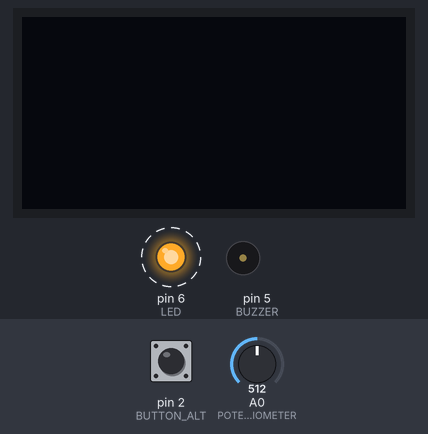
Simulated run of this sketch. Board: Arduino Uno, built with avr-gcc and run on an emulated ATmega328P. On the bench: 128×64 one-colour display, output pins drawn as LEDs (lit = HIGH), buzzer (waves = sounding). Dashed ring = blinking. The test bench sets the inputs (shaded band); at power-on: A0 (POTENTIOMETER) = 512, pin 2 (BUTTON_ALT) LOW. The OLED is the two-colour kind (top 16 rows yellow).

Above: at 1.2 s.
1.3 s: A0 (POTENTIOMETER) set to 578
At 4.2 s:
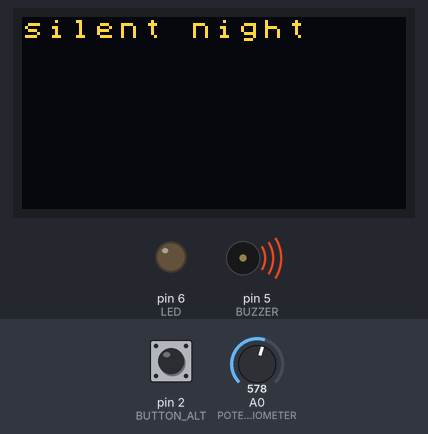
4.3 s: A0 (POTENTIOMETER) set to 604
At 7.2 s:
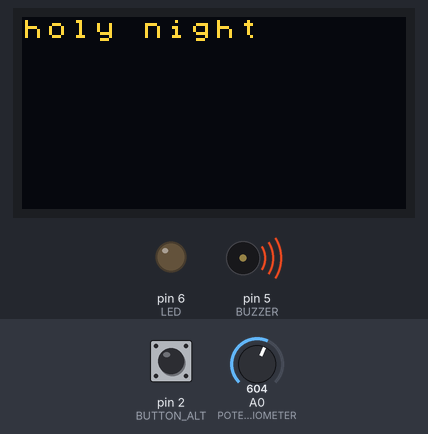
7.3 s: A0 (POTENTIOMETER) set to 537
At 9.9 s:
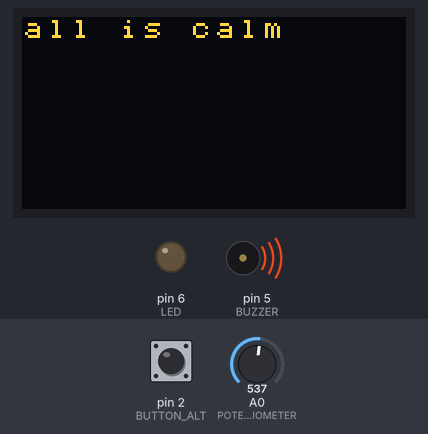
10.3 s: A0 (POTENTIOMETER) set to 512
13.3 s: A0 (POTENTIOMETER) set to 710
At 13.44 s:
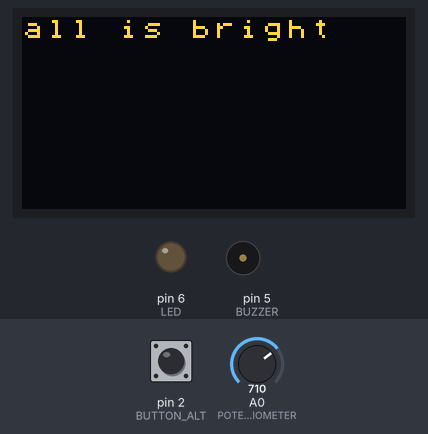
16.3 s: A0 (POTENTIOMETER) set to 777
19.3 s: A0 (POTENTIOMETER) set to 805
Timing chart, 0 to 25.7 s (numbered marks = the images above; inputs shaded):
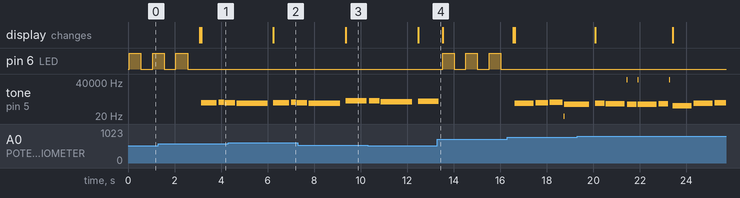

The sketch:

Kareoke-All.ino
```cpp
#define NOTE_B0  31
#define NOTE_C1  33
#define NOTE_CS1 35
#define NOTE_D1  37
#define NOTE_DS1 39
#define NOTE_E1  41
#define NOTE_F1  44
#define NOTE_FS1 46
#define NOTE_G1  49
#define NOTE_GS1 52
#define NOTE_A1  55
#define NOTE_AS1 58
#define NOTE_B1  62
#define NOTE_C2  65
#define NOTE_CS2 69
#define NOTE_D2  73
#define NOTE_DS2 78
#define NOTE_E2  82
#define NOTE_F2  87
#define NOTE_FS2 93
#define NOTE_G2  98
#define NOTE_GS2 104
#define NOTE_A2  110
#define NOTE_AS2 117
#define NOTE_B2  123
#define NOTE_C3  131
#define NOTE_CS3 139
#define NOTE_D3  147
#define NOTE_DS3 156
#define NOTE_E3  165
#define NOTE_F3  175
#define NOTE_FS3 185
#define NOTE_G3  196
#define NOTE_GS3 208
#define NOTE_A3  220
#define NOTE_AS3 233
#define NOTE_B3  247
#define NOTE_C4  262
#define NOTE_CS4 277
#define NOTE_D4  294
#define NOTE_DS4 311
#define NOTE_E4  330
#define NOTE_F4  349
#define NOTE_FS4 370
#define NOTE_G4  392
#define NOTE_GS4 415
#define NOTE_A4  440
#define NOTE_AS4 466
#define NOTE_B4  494
#define NOTE_C5  523
#define NOTE_CS5 554
#define NOTE_D5  587
#define NOTE_DS5 622
#define NOTE_E5  659
#define NOTE_F5  698
#define NOTE_FS5 740
#define NOTE_G5  784
#define NOTE_GS5 831
#define NOTE_A5  880
#define NOTE_AS5 932
#define NOTE_B5  988
#define NOTE_C6  1047
#define NOTE_CS6 1109
#define NOTE_D6  1175
#define NOTE_DS6 1245
#define NOTE_E6  1319
#define NOTE_F6  1397
#define NOTE_FS6 1480
#define NOTE_G6  1568
#define NOTE_GS6 1661
#define NOTE_A6  1760
#define NOTE_AS6 1865
#define NOTE_B6  1976
#define NOTE_C7  2093
#define NOTE_CS7 2217
#define NOTE_D7  2349
#define NOTE_DS7 2489
#define NOTE_E7  2637
#define NOTE_F7  2794
#define NOTE_FS7 2960
#define NOTE_G7  3136
#define NOTE_GS7 3322
#define NOTE_A7  3520
#define NOTE_AS7 3729
#define NOTE_B7  3951
#define NOTE_C8  4186
#define NOTE_CS8 4435
#define NOTE_D8  4699
#define NOTE_DS8 4978
#define REST 1
#define BUZZER 5            //buzzer pin
#define BUTTON 4            //button pin
#define BUTTON_ALT 2        //this is interrupt pin
#define SOUND_SENSOR A2     //sound sensor
#define POTENTIOMETER 0     //potentiometer pin
#define LED 6               //led pin

#include "Arduino_SensorKit.h"
U8X8_SSD1306_128X64_NONAME_HW_I2C OledHW( U8X8_PIN_NONE);   //initialize screen
int tempo[3] = {120, 100, 100};                   //speed of the song
const int melody[3][140] PROGMEM = {            //flash memory to store the note
  {
    // Silent Night, Original Version
    // Score available at https://musescore.com/marcsabatella/scores/3123436
    NOTE_G4, -4, NOTE_A4, 8, NOTE_G4, 4,
    NOTE_E4, -2,
    NOTE_G4, -4, NOTE_A4, 8, NOTE_G4, 4,
    NOTE_E4, -2,
    NOTE_D5, 2, NOTE_D5, 4,
    NOTE_B4, -2,
    NOTE_C5, 2, NOTE_C5, 4,
    NOTE_G4, -2,

    NOTE_A4, 2, NOTE_A4, 4,
    NOTE_C5, -4, NOTE_B4, 8, NOTE_A4, 4,
    NOTE_G4, -4, NOTE_A4, 8, NOTE_G4, 4,
    NOTE_E4, -2,
    NOTE_A4, 2, NOTE_A4, 4,
    NOTE_C5, -4, NOTE_B4, 8, NOTE_A4, 4,
    NOTE_G4, -4, NOTE_A4, 8, NOTE_G4, 4,
    NOTE_E4, -2,

    NOTE_D5, 2, NOTE_D5, 4,
    NOTE_F5, -4, NOTE_D5, 8, NOTE_B4, 4,
    NOTE_C5, -2,
    NOTE_E5, -2,
    NOTE_C5, 4, NOTE_G4, 4, NOTE_E4, 4,
    NOTE_G4, -4, NOTE_F4, 8, NOTE_D4, 4,
    NOTE_C4, -2,
    NOTE_C4, -1,
  }, {
    // Happy Birthday
    // Score available at https://musescore.com/user/8221/scores/26906
    NOTE_C4, 4, NOTE_C4, 8,
    NOTE_D4, -4, NOTE_C4, -4, NOTE_F4, -4,
    NOTE_E4, -2, NOTE_C4, 4, NOTE_C4, 8,
    NOTE_D4, -4, NOTE_C4, -4, NOTE_G4, -4,
    NOTE_F4, -2, NOTE_C4, 4, NOTE_C4, 8,

    NOTE_C5, -4, NOTE_A4, -4, NOTE_F4, -4,
    NOTE_E4, -4, NOTE_D4, -4, NOTE_AS4, 4, NOTE_AS4, 8,
    NOTE_A4, -4, NOTE_F4, -4, NOTE_G4, -4,
    NOTE_F4, -2,
  },
  { // Dumb Ways To Die
    NOTE_E4, -4, NOTE_G4, 4, NOTE_A4, 4, NOTE_C4, 2,
     NOTE_E4, -8, NOTE_D4, -4, NOTE_C4, -8, NOTE_C4, -4, NOTE_D4, -8, NOTE_G3, -4,
     NOTE_E4, -4, NOTE_G4, -4, NOTE_A4, -8, NOTE_C5, -4, NOTE_A4, -8, NOTE_G4, -8, NOTE_E4,-8,
     NOTE_E4, -8, NOTE_D4, -4, NOTE_C4, -8, NOTE_C4, -4, NOTE_D4, -8, NOTE_C4, -4,
  }
};

const char* const lyric[][100] PROGMEM = {              //flash memory to store lyric
  { "silent night", "holy night",
    "all is calm", "all is bright", "round yon virgin", "mother and child",
    "holy infant, so", "tender and mild,", "sleep in heavenly", "peace", "sleep in heavenly", "peace."
  }, {"happy birthday to",
    "you, happy birth", "day to you", "happy birthday to", "the name, happy birth", "day to you"
  }, {"dumb ways to die", "so many dumb ways to", "die, dumb ways to d-i","-i-e so many dumb","ways to die"}
};
int rows = sizeof(melody) / sizeof(melody[0]);        //calculate size of the melody
int cols = sizeof(melody[0]) / sizeof(int);           //calculate columns of the melody
int thisNote = 0;                 //count the current note
int i, j = 0;                  // i count the current song, also count the current song's subtitle
int wholenote, divider, noteDuration = 0;       //initialize divider, wholenote, duration
int size = sizeof(lyric) / sizeof(lyric[0]);      //size of the lyric
int sum = 0; //count the synchronization
int subTitle = 0; //count the number of notes for subtitle
int start = 1; //flag for if this is the first time running
int adjusted = 0; //if potentiometer is turned
int pometerVal; //the previous value of PM
unsigned int last_call; //handle button press time.
boolean buttonState = true;   //trigger empty function in loop()

void setup() {
  /*initialization for pin, interrupt and OLED*/
  pinMode (LED, OUTPUT);
  pinMode (BUTTON, INPUT);
  pinMode (BUTTON_ALT, INPUT);      //set the interrupt pin to input which can be controlled by button
  attachInterrupt(digitalPinToInterrupt(BUTTON_ALT), interruptFunction, RISING); //trigger interrupt to run the function: interruptFunction with rising the button.
  pometerVal = map (analogRead(POTENTIOMETER), 0, 1023, 0, 255); //read the previous value
  OledHW.begin();
  OledHW.setFlipMode(true);
  OledHW.setFont(u8x8_font_chroma48medium8_r);
  OledHW.setCursor(0, 0);    // Set the Coordinates
}

void loop() {
  int val = analogRead(POTENTIOMETER);        //read current
  //map up, get different voltage
  val = map ( val, 0, 1023, 0, 255);      //value of potentionmeter
  if (pometerVal != val) {    //check if potentiometer changed
    if ((pometerVal - val) > 20) {
      if (i >= rows - 1) {      //if current song is at position 1
        i = 0;   //play first song on the list
      } else {
        i++;
      }
      j = 0;
      subTitle = -1;
      thisNote = 0;
      OledHW.clear();//clear led
      pometerVal = val; //update potentiometer
      adjusted = 1;
    } else if ((pometerVal - val) < -20) {
      if (i==0) {    //if current song is at position 0
        i = rows-1;     //play last song on the list
      } else {
        i--;
      }
      j = 0;
      subTitle = -1;
      thisNote = 0;
      OledHW.clear();
      pometerVal = val;
      adjusted = 1;
    } else{
      pometerVal=val;
    }
  }

  if (buttonState == false) {     //if pause, run empty function
    Serial.println(analogRead(SOUND_SENSOR));
    if(analogRead(SOUND_SENSOR)>700){
      buttonState = true;
      digitalWrite(LED, HIGH);
      delay(500);
      digitalWrite(LED, LOW);
      delay(500);
      digitalWrite(LED, HIGH);
      delay(500);
      digitalWrite(LED, LOW);
      delay(500);
      digitalWrite(LED, HIGH);
      delay(500);
      digitalWrite(LED, LOW);
      delay(500);
    }
  }
  else if (buttonState == true) {     //if not pause
    if (pgm_read_word_near(&(melody[i][thisNote])) == 0) {
      thisNote = 0;
    }
    if (thisNote == 0) {              //if it's the first note then initialize subtitle
      if (adjusted == 1) {
        adjusted = 0;
      } else if (i >= (rows - 1) || start == 1) { //if it's the last song or the first time running
        start = 0;
        i = 0;
      }else {
        i++;
      }
      j = 0;
      subTitle = -1;
      wholenote = (60000 * 4) / tempo[i];
      divider = 0, noteDuration = 0;
      OledHW.clear();
      digitalWrite(LED, HIGH);
      delay(500);
      digitalWrite(LED, LOW);
      delay(500);
      digitalWrite(LED, HIGH);
      delay(500);
      digitalWrite(LED, LOW);
      delay(500);
      digitalWrite(LED, HIGH);
      delay(500);
      digitalWrite(LED, LOW);
      delay(500);
    }
    divider = pgm_read_word_near(&(melody[i][thisNote + 1]));   //set divider for the song
    if (divider > 0) {
      noteDuration = (wholenote) / divider;
    } else if (divider < 0) {
      noteDuration = (wholenote) / abs(divider);
      noteDuration *= 1.5;
    }
    if (subTitle >= wholenote * 4 / 3 || subTitle == -1) {
      subTitle = 0;
      OledHW.clear();
      char* str = (char*)pgm_read_word_near(&(lyric[i][j]));
      int z = 0;
      int line = 1;
      for (int b = z + 14; b > 0 && z < strlen(str); b--) {     //loop to see if the subtitle is too long to display
        String str1 = str;
        if (str[b] == ' ' && b <= strlen(str)) { //if too long, divide it on word based. (every line will have entire word written)
          OledHW.print(str1.substring(z, b));
          OledHW.setCursor(0, line);              //set next line cursor
          z = b + 1;
          b = z + 14;
          line++;
        } else if (b > strlen(str)) {
          OledHW.print(str1.substring(z, strlen(str)));
          z = strlen(str);
        }
      }
      j++;
    }
    if (pgm_read_word_near(&(melody[i][thisNote])) == 1) {        //check if rest
      tone(BUZZER, 0, noteDuration * 0.9);
    } else {
      tone(BUZZER, pgm_read_word_near(&(melody[i][thisNote])), noteDuration * 0.9);
    }
    // Wait for the specief duration before playing the next note.
    delay(noteDuration);
    // stop the waveform generation before the next note.
    noTone(BUZZER);
    thisNote++;                 //next note
    subTitle += noteDuration;  //add the duration of subtitle
  }
}

void interruptFunction() {
  //if((millis()-last_call)>50){    //set debounce to prevent user rapidly press the button.
  buttonState = !buttonState;       //change loop state
  // }
  //last_call=millis();             //reset last call time;
}
```

Measured:
- the behaviour switches between 593 and 594 on A0 (POTENTIOMETER) (found by bisection; images 1 and 2)
- after the input at 13.3 s, pin 6 (LED): alternates HIGH for 0.50 s and LOW for 0.50 s, starting after 0.22 s; tone on pin 5 (BUZZER): goes on until 13.4 s, then stays silent
- by itself, tone on pin 5 (BUZZER): plays 587 Hz for 0.45 s, 494 Hz for 1.4 s, 523 Hz for 0.84 s
